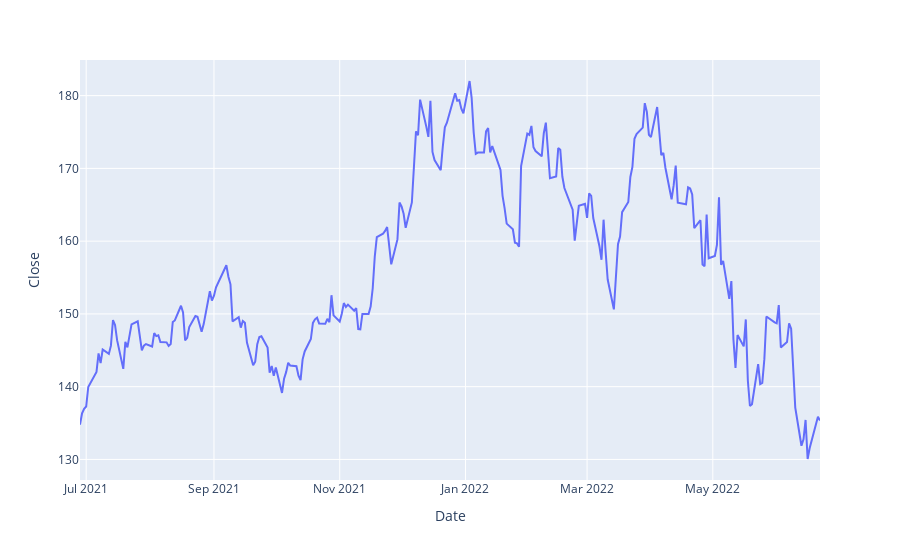

Write notebook code for a chart like this one.
### Code cell
import plotly.express as px
figure = px.line(data, x = data.index, y = "Close")
figure.show()

### Figure 1 — Plotly figure (JSON) as saved in the notebook; plotly's stock layout.template omitted (floating-point values rounded to 4 significant figures; data arrays with more than 128 entries replaced by an {"elided": "..."} marker saying what was removed)
{"data": [{"hovertemplate": "Date=%{x}<br>Close=%{y}<extra></extra>", "legendgroup": "", "line": {"color": "#636efa", "dash": "solid"}, "marker": {"symbol": "circle"}, "mode": "lines", "name": "", "orientation": "v", "showlegend": false, "type": "scatter", "x": {"elided": "249 str values"}, "xaxis": "x", "y": {"elided": "249 float values"}, "yaxis": "y"}], "layout": {"legend": {"tracegroupgap": 0}, "margin": {"t": 60}, "xaxis": {"anchor": "y", "domain": [0, 1], "title": {"text": "Date"}}, "yaxis": {"anchor": "x", "domain": [0, 1], "title": {"text": "Close"}}}}
